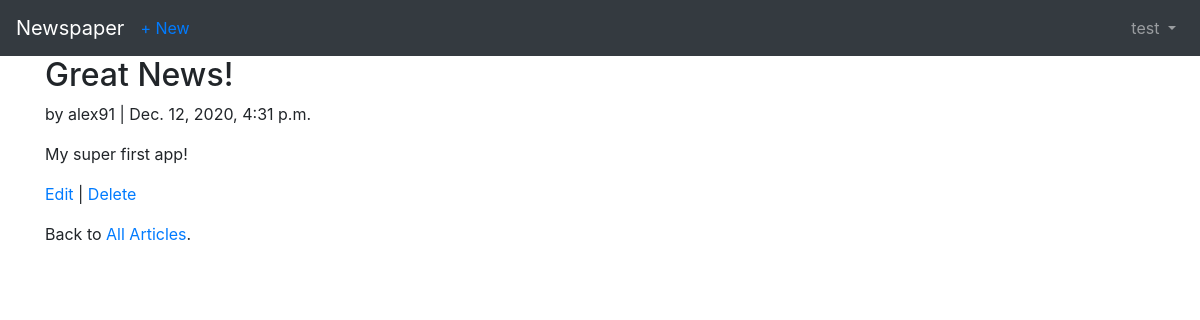
Screenshot of /articles/1/ (signed in) with the database file from the repository.
### users/models.py (models this page shows)
class CustomUser(AbstractUser):
    age = models.PositiveIntegerField(null=True, blank=True)

### articles/models.py (models this page shows, shortened)
class Article(models.Model):
    title = models.CharField(max_length=255)
    body = models.TextField()
    date = models.DateTimeField(auto_now_add=True)
    author = models.ForeignKey(
        get_user_model(),
        on_delete=models.CASCADE,
    )

### articles/views.py (the view)
class ArticleDetailView(LoginRequiredMixin, DeleteView):
    model = Article
    template_name = 'article_detail.html'
    login_url = 'login'

### templates/article_detail.html
{% extends 'base.html' %}
{% block content %}
    <div class="article-entry">
        <h2>{{ object.title }}</h2>
            <p>by {{ object.author }} | {{ object.date }}</p>
            <p>{{ object.body }}</p>
        </div>
        <p><a href="{% url 'article_edit' article.pk %}">Edit</a> |
            <a href="{% url 'article_delete' article.pk %}">Delete</a></p>
        <p>Back to <a href="{% url 'article_list' %}">All Articles</a>.</p>
{% endblock content %}

### templates/base.html (shortened to what this page needs)
<html>
<head>
  <link rel="stylesheet" href="https://stackpath.bootstrapcdn.com/bootstrap/4.5.0/css/bootstrap.min.css">
</head>
<body>
  <nav class="navbar navbar-expand-lg navbar-dark bg-dark">
    <a class="navbar-brand" href="{% url 'home' %}">Newspaper</a>
    {% if user.is_authenticated %}
      <ul class="navbar-nav mr-auto">
        <li class="nav-item"><a href="{% url 'article_new' %}">+ New</a></li>
      </ul>
    {% endif %}
    <div class="collapse navbar-collapse" id="navbarSupportedContent">
      {% if user.is_authenticated %}
        <ul class="navbar-nav ml-auto">
          <li class="nav-item">
            <a class="nav-link dropdown-toggle" href="#" id="navbarDropdown" role="button" data-toggle="dropdown" aria-haspopup="true" aria-expanded="false">
              {{ user.username }}
            </a>
          </li>
        </ul>
      {% endif %}
    </div>
  </nav>
  <main>
    <div class="container">
      {% block content %}
      {% endblock content %}
    </div>
  </main>
</body>
</html>

### rows the page displays
CustomUser: username "test"
Article: title "Great News!", author "alex91", date "Dec. 12, 2020, 4:31 p.m.", body "My super first app!"
